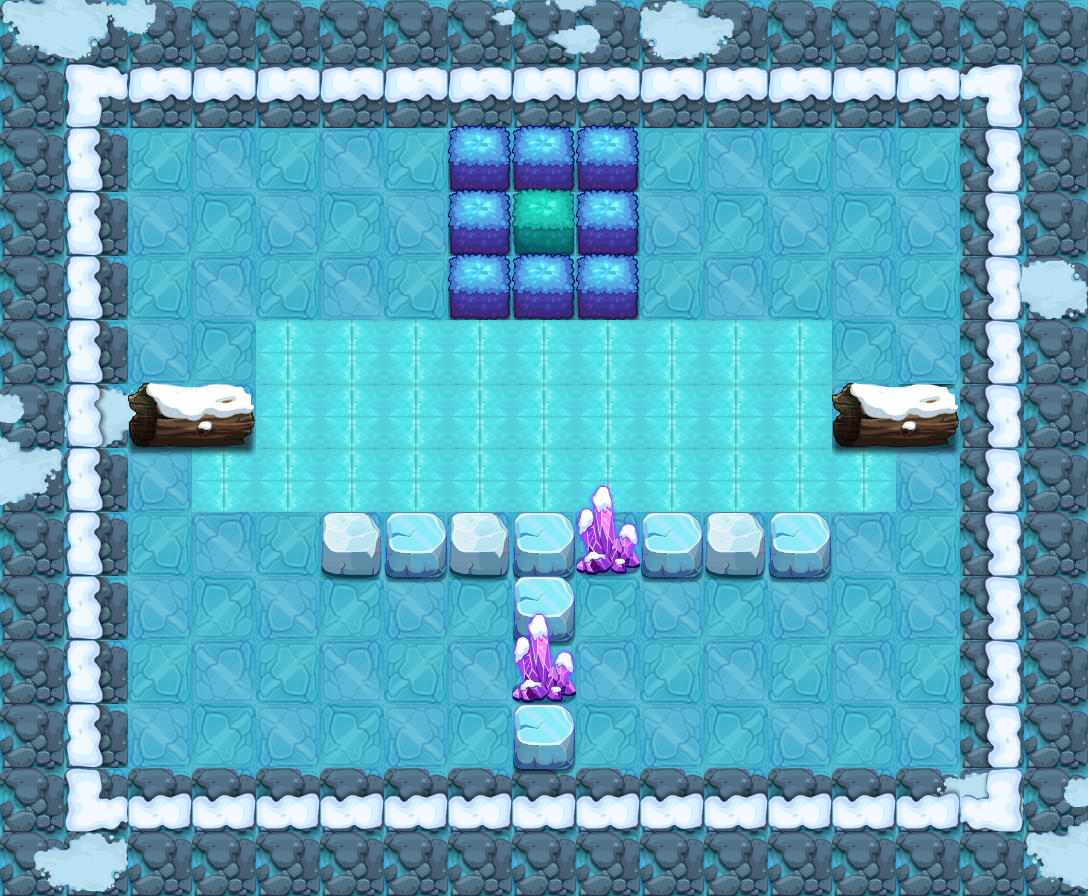

The image is a tile-based game level rendered from a .tmx file. Its description and source (layers, tilesets, objects; grid data summarised) follow:
An orthogonal 17x14 tile map with 64x64 px tiles, 13 tile layers (PASS, 块层 2, 块层 3, 块层 4, ...) and 10 objects (6x TRAP, 3x lsbjg2, PLAYER).

<map version="1.0" orientation="orthogonal" width="17" height="14" tilewidth="64" tileheight="64">
 <properties>
  <property name="DESTRY1" value="96" />
  <property name="DESTRY2" value="100" />
  <property name="DESTRY3" value="102" />
  <property name="DESTRY4" value="108" />
  <property name="DESTRY_COUNT" value="4" />
  <property name="EXP" value="1130" />
  <property name="ITEM" value="D043" />
  <property name="LOSE_SCRIPT" value="" />
  <property name="MONEY" value="1695" />
  <property name="START_SCRIPT" value="" />
  <property name="WIN_SCRIPT" value="" />
 </properties>
 <tileset firstgid="1" name="jdbl" tilewidth="64" tileheight="64">
  <image source="jdbl-hd.png" width="1000" height="1000" />
 </tileset>
 <layer name="PASS" width="17" height="14">
  <data>[238 cells, 134 non-empty, 7 distinct tile ids]</data>
 </layer>
 <layer name="块层 2" width="17" height="14">
  <data>[238 cells, 186 non-empty, 6 distinct tile ids]</data>
 </layer>
 <layer name="块层 3" width="17" height="14">
  <data>[238 cells, 108 non-empty, 1 distinct tile ids]</data>
 </layer>
 <layer name="块层 4" width="17" height="14">
  <data>[238 cells, 32 non-empty, 10 distinct tile ids]</data>
 </layer>
 <layer name="块层 5" width="17" height="14">
  <data>[238 cells, 50 non-empty, 2 distinct tile ids]</data>
 </layer>
 <layer name="块层 17" width="17" height="14">
  <data>[238 cells, 16 non-empty, 5 distinct tile ids]</data>
 </layer>
 <layer name="块层 6" width="17" height="14">
  <data>[238 cells, 24 non-empty, 7 distinct tile ids]</data>
 </layer>
 <layer name="SHELTER 9" width="17" height="14">
  <data>[238 cells, 1 non-empty, 1 distinct tile ids]</data>
 </layer>
 <layer name="SHELTER 7" width="17" height="14">
  <data>[238 cells, 1 non-empty, 1 distinct tile ids]</data>
 </layer>
 <layer name="SHELTER 5" width="17" height="14">
  <data>[238 cells, 4 non-empty, 2 distinct tile ids]</data>
 </layer>
 <layer name="SHELTER 3" width="17" height="14">
  <data>[238 cells, 3 non-empty, 1 distinct tile ids]</data>
 </layer>
 <layer name="SHELTER 2" width="17" height="14">
  <data>[238 cells, 3 non-empty, 2 distinct tile ids]</data>
 </layer>
 <layer name="SHELTER 1" width="17" height="14">
  <data>[238 cells, 3 non-empty, 1 distinct tile ids]</data>
 </layer>
 <objectgroup name="对象层 1" width="34" height="28">
  <object name="PLAYER" type="PLAYER" x="128" y="128" width="64" height="64" />
  <object name="lsbjg2" x="192" y="640" width="64" height="64">
   <properties>
    <property name="lua_ai" value="monster_lsbjg_ai" />
    <property name="quality" value="lsbjg2.quality" />
   </properties>
  </object>
  <object name="lsbjg2" x="832" y="640" width="64" height="64">
   <properties>
    <property name="lua_ai" value="monster_lsbjg_ai" />
    <property name="quality" value="lsbjg2.quality" />
   </properties>
  </object>
  <object name="lsbjg2" x="768" y="192" width="64" height="64">
   <properties>
    <property name="lua_ai" value="monster_lsbjg_ai" />
    <property name="quality" value="lsbjg2.quality" />
   </properties>
  </object>
  <object name="ice_road" type="TRAP" x="256" y="320" width="576" height="128">
   <properties>
    <property name="lua_ai" value="ice_road_ai" />
   </properties>
  </object>
  <object name="mp1" type="TRAP" x="896" y="128" width="64" height="64">
   <properties>
    <property name="trap_ani" value="mp.actor" />
    <property name="trap_floor" value="true" />
    <property name="trap_id" value="0" />
    <property name="trap_script" value="trap_moveto(&quot;PLAYER&quot;, &quot;mp1&quot;,target(&quot;mp2&quot;):getX(),target(&quot;mp2&quot;):getY() );" />
    <property name="trap_sound_id" value="1" />
    <property name="trap_start_mode" value="0" />
    <property name="trap_state" value="open" />
   </properties>
  </object>
  <object name="mp2" type="TRAP" x="576" y="704" width="64" height="64">
   <properties>
    <property name="trap_ani" value="mp.actor" />
    <property name="trap_floor" value="true" />
    <property name="trap_id" value="0" />
    <property name="trap_script" value="trap_moveto(&quot;PLAYER&quot;, &quot;mp2&quot;,target(&quot;mp1&quot;):getX(),target(&quot;mp1&quot;):getY() );" />
    <property name="trap_sound_id" value="1" />
    <property name="trap_start_mode" value="0" />
    <property name="trap_state" value="open" />
   </properties>
  </object>
  <object name="zi_dan_left1" type="TRAP" x="896" y="448" width="64" height="64">
   <properties>
    <property name="trap_ani" value="fire_cat_left.actor" />
    <property name="trap_delay" value="2" />
    <property name="trap_id" value="0" />
    <property name="trap_script" value="trap(&quot;zi_dan_left1&quot;):setAtkPower(target(&quot;PLAYER&quot;):getHP()*0.1);trap(&quot;zi_dan_left1&quot;):turnLeft(); trap(&quot;zi_dan_left1&quot;):getAI():getActions():addObject( AIUseSkill:create(   SkillLua:create(&quot;skill_0001&quot;)  )  );" />
    <property name="trap_start_mode" value="2" />
    <property name="trap_state" value="open" />
   </properties>
  </object>
  <object name="zi_dan_right1" type="TRAP" x="128" y="448" width="64" height="64">
   <properties>
    <property name="trap_ani" value="fire_cat_right.actor" />
    <property name="trap_delay" value="2" />
    <property name="trap_id" value="0" />
    <property name="trap_script" value="trap(&quot;zi_dan_right1&quot;):setAtkPower(target(&quot;PLAYER&quot;):getHP()*0.1);trap(&quot;zi_dan_right1&quot;):turnRight(); trap(&quot;zi_dan_right1&quot;):getAI():getActions():addObject( AIUseSkill:create(   SkillLua:create(&quot;skill_0001&quot;)  )  );" />
    <property name="trap_start_mode" value="2" />
    <property name="trap_state" value="open" />
   </properties>
  </object>
  <object name="ice_road" type="TRAP" x="192" y="448" width="704" height="64">
   <properties>
    <property name="lua_ai" value="ice_road_ai" />
   </properties>
  </object>
 </objectgroup>
</map>
